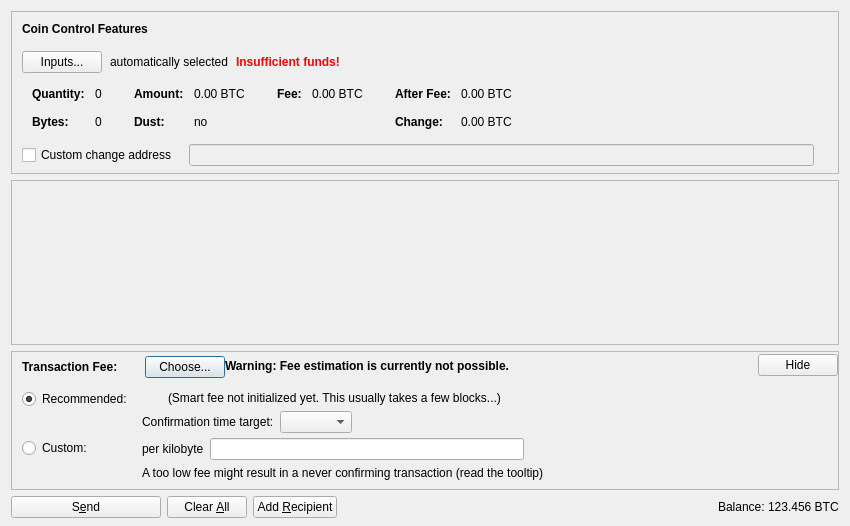
<?xml version="1.0" encoding="UTF-8"?>
<ui version="4.0">
 <class>SendCoinsDialog</class>
 <widget class="QDialog" name="SendCoinsDialog">
  <property name="geometry">
   <rect>
    <x>0</x>
    <y>0</y>
    <width>850</width>
    <height>526</height>
   </rect>
  </property>
  <property name="windowTitle">
   <string>Send Coins</string>
  </property>
  <layout class="QVBoxLayout" name="verticalLayout" stretch="0,1,0,0">
   <property name="bottomMargin">
    <number>8</number>
   </property>
   <item>
    <widget class="QFrame" name="frameCoinControl">
     <property name="sizePolicy">
      <sizepolicy hsizetype="Expanding" vsizetype="Expanding">
       <horstretch>0</horstretch>
       <verstretch>0</verstretch>
      </sizepolicy>
     </property>
     <property name="maximumSize">
      <size>
       <width>16777215</width>
       <height>16777215</height>
      </size>
     </property>
     <property name="frameShape">
      <enum>QFrame::StyledPanel</enum>
     </property>
     <property name="frameShadow">
      <enum>QFrame::Sunken</enum>
     </property>
     <layout class="QVBoxLayout" name="verticalLayoutCoinControl2">
      <property name="spacing">
       <number>0</number>
      </property>
      <property name="leftMargin">
       <number>0</number>
      </property>
      <property name="topMargin">
       <number>0</number>
      </property>
      <property name="rightMargin">
       <number>0</number>
      </property>
      <property name="bottomMargin">
       <number>6</number>
      </property>
      <item>
       <layout class="QVBoxLayout" name="verticalLayoutCoinControl" stretch="0,0,0,0,1">
        <property name="spacing">
         <number>0</number>
        </property>
        <property name="leftMargin">
         <number>10</number>
        </property>
        <property name="topMargin">
         <number>10</number>
        </property>
        <item>
         <layout class="QHBoxLayout" name="horizontalLayoutCoinControl1">
          <property name="bottomMargin">
           <number>15</number>
          </property>
          <item>
           <widget class="QLabel" name="labelCoinControlFeatures">
            <property name="sizePolicy">
             <sizepolicy hsizetype="Preferred" vsizetype="Maximum">
              <horstretch>0</horstretch>
              <verstretch>0</verstretch>
             </sizepolicy>
            </property>
            <property name="font">
             <font>
              <weight>75</weight>
              <bold>true</bold>
             </font>
            </property>
            <property name="styleSheet">
             <string notr="true">font-weight:bold;</string>
            </property>
            <property name="text">
             <string>Coin Control Features</string>
            </property>
           </widget>
          </item>
         </layout>
        </item>
        <item>
         <layout class="QHBoxLayout" name="horizontalLayoutCoinControl2" stretch="0,0,0,0">
          <property name="spacing">
           <number>8</number>
          </property>
          <property name="bottomMargin">
           <number>10</number>
          </property>
          <item>
           <widget class="QPushButton" name="pushButtonCoinControl">
            <property name="styleSheet">
             <string notr="true"/>
            </property>
            <property name="text">
             <string>Inputs...</string>
            </property>
            <property name="autoDefault">
             <bool>false</bool>
            </property>
           </widget>
          </item>
          <item>
           <widget class="QLabel" name="labelCoinControlAutomaticallySelected">
            <property name="text">
             <string>automatically selected</string>
            </property>
            <property name="margin">
             <number>5</number>
            </property>
           </widget>
          </item>
          <item>
           <widget class="QLabel" name="labelCoinControlInsuffFunds">
            <property name="font">
             <font>
              <weight>75</weight>
              <bold>true</bold>
             </font>
            </property>
            <property name="styleSheet">
             <string notr="true">color:red;font-weight:bold;</string>
            </property>
            <property name="text">
             <string>Insufficient funds!</string>
            </property>
            <property name="margin">
             <number>5</number>
            </property>
           </widget>
          </item>
          <item>
           <spacer name="horizontalSpacerCoinControl">
            <property name="orientation">
             <enum>Qt::Horizontal</enum>
            </property>
            <property name="sizeHint" stdset="0">
             <size>
              <width>40</width>
              <height>1</height>
             </size>
            </property>
           </spacer>
          </item>
         </layout>
        </item>
        <item>
         <widget class="QWidget" name="widgetCoinControl" native="true">
          <property name="sizePolicy">
           <sizepolicy hsizetype="Preferred" vsizetype="Preferred">
            <horstretch>0</horstretch>
            <verstretch>0</verstretch>
           </sizepolicy>
          </property>
          <property name="minimumSize">
           <size>
            <width>0</width>
            <height>0</height>
           </size>
          </property>
          <property name="styleSheet">
           <string notr="true"/>
          </property>
          <layout class="QHBoxLayout" name="horizontalLayoutCoinControl5">
           <property name="leftMargin">
            <number>0</number>
           </property>
           <property name="topMargin">
            <number>0</number>
           </property>
           <property name="rightMargin">
            <number>0</number>
           </property>
           <property name="bottomMargin">
            <number>0</number>
           </property>
           <item>
            <layout class="QHBoxLayout" name="horizontalLayoutCoinControl3" stretch="0,0,0,1">
             <property name="spacing">
              <number>20</number>
             </property>
             <property name="topMargin">
              <number>0</number>
             </property>
             <property name="bottomMargin">
              <number>10</number>
             </property>
             <item>
              <layout class="QFormLayout" name="formLayoutCoinControl1">
               <property name="horizontalSpacing">
                <number>10</number>
               </property>
               <property name="verticalSpacing">
                <number>14</number>
               </property>
               <property name="leftMargin">
                <number>10</number>
               </property>
               <property name="topMargin">
                <number>4</number>
               </property>
               <property name="rightMargin">
                <number>6</number>
               </property>
               <item row="0" column="0">
                <widget class="QLabel" name="labelCoinControlQuantityText">
                 <property name="font">
                  <font>
                   <weight>75</weight>
                   <bold>true</bold>
                  </font>
                 </property>
                 <property name="text">
                  <string>Quantity:</string>
                 </property>
                 <property name="margin">
                  <number>0</number>
                 </property>
                </widget>
               </item>
               <item row="0" column="1">
                <widget class="QLabel" name="labelCoinControlQuantity">
                 <property name="cursor">
                  <cursorShape>IBeamCursor</cursorShape>
                 </property>
                 <property name="contextMenuPolicy">
                  <enum>Qt::ActionsContextMenu</enum>
                 </property>
                 <property name="text">
                  <string notr="true">0</string>
                 </property>
                 <property name="margin">
                  <number>0</number>
                 </property>
                 <property name="textInteractionFlags">
                  <set>Qt::LinksAccessibleByMouse|Qt::TextSelectableByKeyboard|Qt::TextSelectableByMouse</set>
                 </property>
                </widget>
               </item>
               <item row="1" column="0">
                <widget class="QLabel" name="labelCoinControlBytesText">
                 <property name="font">
                  <font>
                   <weight>75</weight>
                   <bold>true</bold>
                  </font>
                 </property>
                 <property name="text">
                  <string>Bytes:</string>
                 </property>
                </widget>
               </item>
               <item row="1" column="1">
                <widget class="QLabel" name="labelCoinControlBytes">
                 <property name="cursor">
                  <cursorShape>IBeamCursor</cursorShape>
                 </property>
                 <property name="contextMenuPolicy">
                  <enum>Qt::ActionsContextMenu</enum>
                 </property>
                 <property name="text">
                  <string notr="true">0</string>
                 </property>
                 <property name="textInteractionFlags">
                  <set>Qt::LinksAccessibleByMouse|Qt::TextSelectableByKeyboard|Qt::TextSelectableByMouse</set>
                 </property>
                </widget>
               </item>
              </layout>
             </item>
             <item>
              <layout class="QFormLayout" name="formLayoutCoinControl2">
               <property name="horizontalSpacing">
                <number>10</number>
               </property>
               <property name="verticalSpacing">
                <number>14</number>
               </property>
               <property name="leftMargin">
                <number>6</number>
               </property>
               <property name="topMargin">
                <number>4</number>
               </property>
               <property name="rightMargin">
                <number>6</number>
               </property>
               <item row="0" column="0">
                <widget class="QLabel" name="labelCoinControlAmountText">
                 <property name="font">
                  <font>
                   <weight>75</weight>
                   <bold>true</bold>
                  </font>
                 </property>
                 <property name="text">
                  <string>Amount:</string>
                 </property>
                 <property name="margin">
                  <number>0</number>
                 </property>
                </widget>
               </item>
               <item row="0" column="1">
                <widget class="QLabel" name="labelCoinControlAmount">
                 <property name="cursor">
                  <cursorShape>IBeamCursor</cursorShape>
                 </property>
                 <property name="contextMenuPolicy">
                  <enum>Qt::ActionsContextMenu</enum>
                 </property>
                 <property name="text">
                  <string notr="true">0.00 BTC</string>
                 </property>
                 <property name="textInteractionFlags">
                  <set>Qt::LinksAccessibleByMouse|Qt::TextSelectableByKeyboard|Qt::TextSelectableByMouse</set>
                 </property>
                </widget>
               </item>
               <item row="1" column="0">
                <widget class="QLabel" name="labelCoinControlLowOutputText">
                 <property name="font">
                  <font>
                   <weight>75</weight>
                   <bold>true</bold>
                  </font>
                 </property>
                 <property name="text">
                  <string>Dust:</string>
                 </property>
                </widget>
               </item>
               <item row="1" column="1">
                <widget class="QLabel" name="labelCoinControlLowOutput">
                 <property name="cursor">
                  <cursorShape>IBeamCursor</cursorShape>
                 </property>
                 <property name="contextMenuPolicy">
                  <enum>Qt::ActionsContextMenu</enum>
                 </property>
                 <property name="text">
                  <string notr="true">no</string>
                 </property>
                 <property name="textInteractionFlags">
                  <set>Qt::LinksAccessibleByMouse|Qt::TextSelectableByKeyboard|Qt::TextSelectableByMouse</set>
                 </property>
                </widget>
               </item>
              </layout>
             </item>
             <item>
              <layout class="QFormLayout" name="formLayoutCoinControl3">
               <property name="horizontalSpacing">
                <number>10</number>
               </property>
               <property name="verticalSpacing">
                <number>14</number>
               </property>
               <property name="leftMargin">
                <number>6</number>
               </property>
               <property name="topMargin">
                <number>4</number>
               </property>
               <property name="rightMargin">
                <number>6</number>
               </property>
               <item row="0" column="0">
                <widget class="QLabel" name="labelCoinControlFeeText">
                 <property name="font">
                  <font>
                   <weight>75</weight>
                   <bold>true</bold>
                  </font>
                 </property>
                 <property name="text">
                  <string>Fee:</string>
                 </property>
                 <property name="margin">
                  <number>0</number>
                 </property>
                </widget>
               </item>
               <item row="0" column="1">
                <widget class="QLabel" name="labelCoinControlFee">
                 <property name="cursor">
                  <cursorShape>IBeamCursor</cursorShape>
                 </property>
                 <property name="contextMenuPolicy">
                  <enum>Qt::ActionsContextMenu</enum>
                 </property>
                 <property name="text">
                  <string notr="true">0.00 BTC</string>
                 </property>
                 <property name="textInteractionFlags">
                  <set>Qt::LinksAccessibleByMouse|Qt::TextSelectableByKeyboard|Qt::TextSelectableByMouse</set>
                 </property>
                </widget>
               </item>
              </layout>
             </item>
             <item>
              <layout class="QFormLayout" name="formLayoutCoinControl4">
               <property name="horizontalSpacing">
                <number>10</number>
               </property>
               <property name="verticalSpacing">
                <number>14</number>
               </property>
               <property name="leftMargin">
                <number>6</number>
               </property>
               <property name="topMargin">
                <number>4</number>
               </property>
               <property name="rightMargin">
                <number>6</number>
               </property>
               <item row="0" column="0">
                <widget class="QLabel" name="labelCoinControlAfterFeeText">
                 <property name="font">
                  <font>
                   <weight>75</weight>
                   <bold>true</bold>
                  </font>
                 </property>
                 <property name="text">
                  <string>After Fee:</string>
                 </property>
                 <property name="margin">
                  <number>0</number>
                 </property>
                </widget>
               </item>
               <item row="0" column="1">
                <widget class="QLabel" name="labelCoinControlAfterFee">
                 <property name="cursor">
                  <cursorShape>IBeamCursor</cursorShape>
                 </property>
                 <property name="contextMenuPolicy">
                  <enum>Qt::ActionsContextMenu</enum>
                 </property>
                 <property name="text">
                  <string notr="true">0.00 BTC</string>
                 </property>
                 <property name="textInteractionFlags">
                  <set>Qt::LinksAccessibleByMouse|Qt::TextSelectableByKeyboard|Qt::TextSelectableByMouse</set>
                 </property>
                </widget>
               </item>
               <item row="1" column="0">
                <widget class="QLabel" name="labelCoinControlChangeText">
                 <property name="font">
                  <font>
                   <weight>75</weight>
                   <bold>true</bold>
                  </font>
                 </property>
                 <property name="text">
                  <string>Change:</string>
                 </property>
                </widget>
               </item>
               <item row="1" column="1">
                <widget class="QLabel" name="labelCoinControlChange">
                 <property name="cursor">
                  <cursorShape>IBeamCursor</cursorShape>
                 </property>
                 <property name="contextMenuPolicy">
                  <enum>Qt::ActionsContextMenu</enum>
                 </property>
                 <property name="text">
                  <string notr="true">0.00 BTC</string>
                 </property>
                 <property name="textInteractionFlags">
                  <set>Qt::LinksAccessibleByMouse|Qt::TextSelectableByKeyboard|Qt::TextSelectableByMouse</set>
                 </property>
                </widget>
               </item>
              </layout>
             </item>
            </layout>
           </item>
          </layout>
         </widget>
        </item>
        <item>
         <layout class="QHBoxLayout" name="horizontalLayoutCoinControl4" stretch="0,0,0">
          <property name="spacing">
           <number>12</number>
          </property>
          <property name="sizeConstraint">
           <enum>QLayout::SetDefaultConstraint</enum>
          </property>
          <property name="topMargin">
           <number>5</number>
          </property>
          <property name="rightMargin">
           <number>5</number>
          </property>
          <item>
           <widget class="QCheckBox" name="checkBoxCoinControlChange">
            <property name="toolTip">
             <string>If this is activated, but the change address is empty or invalid, change will be sent to a newly generated address.</string>
            </property>
            <property name="text">
             <string>Custom change address</string>
            </property>
           </widget>
          </item>
          <item>
           <widget class="QValidatedLineEdit" name="lineEditCoinControlChange">
            <property name="enabled">
             <bool>false</bool>
            </property>
            <property name="sizePolicy">
             <sizepolicy hsizetype="Expanding" vsizetype="Fixed">
              <horstretch>0</horstretch>
              <verstretch>0</verstretch>
             </sizepolicy>
            </property>
           </widget>
          </item>
          <item>
           <widget class="QLabel" name="labelCoinControlChangeLabel">
            <property name="sizePolicy">
             <sizepolicy hsizetype="Preferred" vsizetype="Expanding">
              <horstretch>0</horstretch>
              <verstretch>0</verstretch>
             </sizepolicy>
            </property>
            <property name="minimumSize">
             <size>
              <width>0</width>
              <height>0</height>
             </size>
            </property>
            <property name="text">
             <string/>
            </property>
            <property name="margin">
             <number>3</number>
            </property>
           </widget>
          </item>
         </layout>
        </item>
        <item>
         <spacer name="verticalSpacerCoinControl">
          <property name="orientation">
           <enum>Qt::Vertical</enum>
          </property>
          <property name="sizeHint" stdset="0">
           <size>
            <width>800</width>
            <height>1</height>
           </size>
          </property>
         </spacer>
        </item>
       </layout>
      </item>
     </layout>
    </widget>
   </item>
   <item>
    <widget class="QScrollArea" name="scrollArea">
     <property name="widgetResizable">
      <bool>true</bool>
     </property>
     <widget class="QWidget" name="scrollAreaWidgetContents">
      <property name="geometry">
       <rect>
        <x>0</x>
        <y>0</y>
        <width>830</width>
        <height>104</height>
       </rect>
      </property>
      <layout class="QVBoxLayout" name="verticalLayout_2" stretch="0,1">
       <property name="leftMargin">
        <number>0</number>
       </property>
       <property name="topMargin">
        <number>0</number>
       </property>
       <property name="rightMargin">
        <number>0</number>
       </property>
       <property name="bottomMargin">
        <number>0</number>
       </property>
       <item>
        <layout class="QVBoxLayout" name="entries">
         <property name="spacing">
          <number>6</number>
         </property>
        </layout>
       </item>
       <item>
        <spacer name="verticalSpacer">
         <property name="orientation">
          <enum>Qt::Vertical</enum>
         </property>
         <property name="sizeHint" stdset="0">
          <size>
           <width>20</width>
           <height>40</height>
          </size>
         </property>
        </spacer>
       </item>
      </layout>
     </widget>
    </widget>
   </item>
   <item>
    <widget class="QFrame" name="frameFee">
     <property name="sizePolicy">
      <sizepolicy hsizetype="Expanding" vsizetype="Expanding">
       <horstretch>0</horstretch>
       <verstretch>0</verstretch>
      </sizepolicy>
     </property>
     <property name="maximumSize">
      <size>
       <width>16777215</width>
       <height>16777215</height>
      </size>
     </property>
     <property name="frameShape">
      <enum>QFrame::StyledPanel</enum>
     </property>
     <property name="frameShadow">
      <enum>QFrame::Sunken</enum>
     </property>
     <layout class="QVBoxLayout" name="verticalLayoutFee1">
      <property name="spacing">
       <number>0</number>
      </property>
      <property name="leftMargin">
       <number>0</number>
      </property>
      <property name="topMargin">
       <number>0</number>
      </property>
      <property name="rightMargin">
       <number>0</number>
      </property>
      <property name="bottomMargin">
       <number>0</number>
      </property>
      <item>
       <layout class="QVBoxLayout" name="verticalLayoutFee2" stretch="0,0,0">
        <property name="spacing">
         <number>0</number>
        </property>
        <property name="leftMargin">
         <number>10</number>
        </property>
        <property name="topMargin">
         <number>0</number>
        </property>
        <item>
         <layout class="QHBoxLayout" name="horizontalLayoutFee1">
          <property name="bottomMargin">
           <number>0</number>
          </property>
          <item>
           <layout class="QVBoxLayout" name="verticalLayoutFee7">
            <property name="spacing">
             <number>0</number>
            </property>
            <item>
             <spacer name="verticalSpacerSmartFee">
              <property name="orientation">
               <enum>Qt::Vertical</enum>
              </property>
              <property name="sizeType">
               <enum>QSizePolicy::Fixed</enum>
              </property>
              <property name="sizeHint" stdset="0">
               <size>
                <width>1</width>
                <height>4</height>
               </size>
              </property>
             </spacer>
            </item>
            <item>
             <layout class="QHBoxLayout" name="horizontalLayoutSmartFee">
              <property name="spacing">
               <number>10</number>
              </property>
              <item>
               <widget class="QLabel" name="labelFeeHeadline">
                <property name="sizePolicy">
                 <sizepolicy hsizetype="Preferred" vsizetype="Maximum">
                  <horstretch>0</horstretch>
                  <verstretch>0</verstretch>
                 </sizepolicy>
                </property>
                <property name="font">
                 <font>
                  <weight>75</weight>
                  <bold>true</bold>
                 </font>
                </property>
                <property name="styleSheet">
                 <string notr="true">font-weight:bold;</string>
                </property>
                <property name="text">
                 <string>Transaction Fee:</string>
                </property>
               </widget>
              </item>
              <item>
               <widget class="QLabel" name="labelFeeMinimized">
                <property name="text">
                 <string/>
                </property>
               </widget>
              </item>
              <item>
               <widget class="QPushButton" name="buttonChooseFee">
                <property name="text">
                 <string>Choose...</string>
                </property>
               </widget>
              </item>
             </layout>
            </item>
            <item>
             <spacer name="verticalSpacer_5">
              <property name="orientation">
               <enum>Qt::Vertical</enum>
              </property>
              <property name="sizeHint" stdset="0">
               <size>
                <width>1</width>
                <height>1</height>
               </size>
              </property>
             </spacer>
            </item>
           </layout>
          </item>
          <item>
           <widget class="QLabel" name="fallbackFeeWarningLabel">
            <property name="toolTip">
             <string>Using the fallbackfee can result in sending a transaction that will take several hours or days (or never) to confirm. Consider choosing your fee manually or wait until you have validated the complete chain.</string>
            </property>
            <property name="font">
            <font>
                <weight>75</weight>
                <bold>true</bold>
            </font>
            </property>
            <property name="text">
             <string>Warning: Fee estimation is currently not possible.</string>
            </property>
            <property name="wordWrap">
             <bool>false</bool>
            </property>
           </widget>
          </item>
          <item>
           <spacer name="horizontalSpacer_4">
            <property name="orientation">
             <enum>Qt::Horizontal</enum>
            </property>
            <property name="sizeType">
             <enum>QSizePolicy::MinimumExpanding</enum>
            </property>
            <property name="sizeHint" stdset="0">
             <size>
              <width>40</width>
              <height>20</height>
             </size>
            </property>
           </spacer>
          </item>
          <item>
           <widget class="QPushButton" name="buttonMinimizeFee">
            <property name="toolTip">
             <string>Hide transaction fee settings</string>
            </property>
            <property name="text">
             <string>Hide</string>
            </property>
           </widget>
          </item>
         </layout>
        </item>
        <item>
         <widget class="QFrame" name="frameFeeSelection">
          <layout class="QVBoxLayout" name="verticalLayoutFee12">
           <property name="spacing">
            <number>0</number>
           </property>
           <property name="leftMargin">
            <number>0</number>
           </property>
           <property name="topMargin">
            <number>0</number>
           </property>
           <property name="rightMargin">
            <number>0</number>
           </property>
           <property name="bottomMargin">
            <number>0</number>
           </property>
           <item>
            <layout class="QGridLayout" name="gridLayoutFee">
             <property name="topMargin">
              <number>10</number>
             </property>
             <property name="bottomMargin">
              <number>4</number>
             </property>
             <property name="horizontalSpacing">
              <number>10</number>
             </property>
             <property name="verticalSpacing">
              <number>4</number>
             </property>
             <item row="1" column="1">
              <layout class="QVBoxLayout" name="verticalLayoutFee8">
               <property name="spacing">
                <number>6</number>
               </property>
               <item>
                <layout class="QHBoxLayout" name="horizontalLayoutFee13">
                 <item>
                  <widget class="QLabel" name="labelCustomPerKilobyte">
                   <property name="toolTip">
                    <string>Specify a custom fee per kB (1,000 bytes) of the transaction's virtual size.

Note:  Since the fee is calculated on a per-byte basis, a fee of "100 satoshis per kB" for a transaction size of 500 bytes (half of 1 kB) would ultimately yield a fee of only 50 satoshis.</string>
                   </property>
                   <property name="text">
                    <string>per kilobyte</string>
                   </property>
                  </widget>
                 </item>
                 <item>
                  <widget class="BitcoinAmountField" name="customFee"/>
                 </item>
                 <item>
                  <spacer name="horizontalSpacer_6">
                   <property name="orientation">
                    <enum>Qt::Horizontal</enum>
                   </property>
                   <property name="sizeHint" stdset="0">
                    <size>
                     <width>1</width>
                     <height>1</height>
                    </size>
                   </property>
                  </spacer>
                 </item>
                </layout>
               </item>
               <item>
                <layout class="QHBoxLayout" name="horizontalLayoutFee8">
                 <item>
                  <widget class="QLabel" name="labelCustomFeeWarning">
                   <property name="enabled">
                    <bool>true</bool>
                   </property>
                   <property name="toolTip">
                    <string>When there is less transaction volume than space in the blocks, miners as well as relaying nodes may enforce a minimum fee. Paying only this minimum fee is just fine, but be aware that this can result in a never confirming transaction once there is more demand for bitcoin transactions than the network can process.</string>
                   </property>
                   <property name="text">
                    <string>A too low fee might result in a never confirming transaction (read the tooltip)</string>
                   </property>
                  </widget>
                 </item>
                 <item>
                  <spacer name="horizontalSpacer_2">
                   <property name="orientation">
                    <enum>Qt::Horizontal</enum>
                   </property>
                   <property name="sizeHint" stdset="0">
                    <size>
                     <width>1</width>
                     <height>1</height>
                    </size>
                   </property>
                  </spacer>
                 </item>
                </layout>
               </item>
              </layout>
             </item>
             <item row="0" column="0">
              <layout class="QVBoxLayout" name="verticalLayoutFee4" stretch="0,1">
               <item>
                <widget class="QRadioButton" name="radioSmartFee">
                 <property name="text">
                  <string>Recommended:</string>
                 </property>
                 <property name="checked">
                  <bool>true</bool>
                 </property>
                 <attribute name="buttonGroup">
                  <string notr="true">groupFee</string>
                 </attribute>
                </widget>
               </item>
               <item>
                <spacer name="verticalSpacer_2">
                 <property name="orientation">
                  <enum>Qt::Vertical</enum>
                 </property>
                 <property name="sizeHint" stdset="0">
                  <size>
                   <width>1</width>
                   <height>1</height>
                  </size>
                 </property>
                </spacer>
               </item>
              </layout>
             </item>
             <item row="1" column="0">
              <layout class="QVBoxLayout" name="verticalLayoutFee9" stretch="0,1">
               <item>
                <widget class="QRadioButton" name="radioCustomFee">
                 <property name="text">
                  <string>Custom:</string>
                 </property>
                 <attribute name="buttonGroup">
                  <string notr="true">groupFee</string>
                 </attribute>
                </widget>
               </item>
               <item>
                <spacer name="verticalSpacer_6">
                 <property name="orientation">
                  <enum>Qt::Vertical</enum>
                 </property>
                 <property name="sizeHint" stdset="0">
                  <size>
                   <width>1</width>
                   <height>1</height>
                  </size>
                 </property>
                </spacer>
               </item>
              </layout>
             </item>
             <item row="0" column="1">
              <layout class="QVBoxLayout" name="verticalLayoutFee3" stretch="0,0,1">
               <property name="spacing">
                <number>6</number>
               </property>
               <property name="topMargin">
                <number>2</number>
               </property>
               <item>
                <layout class="QHBoxLayout" name="horizontalLayoutFee12">
                 <item>
                  <widget class="QLabel" name="labelSmartFee">
                   <property name="text">
                    <string/>
                   </property>
                  </widget>
                 </item>
                 <item>
                  <widget class="QLabel" name="labelFeeEstimation">
                   <property name="text">
                    <string/>
                   </property>
                  </widget>
                 </item>
                 <item>
                  <widget class="QLabel" name="labelSmartFee2">
                   <property name="text">
                    <string>(Smart fee not initialized yet. This usually takes a few blocks...)</string>
                   </property>
                  </widget>
                 </item>
                 <item>
                  <spacer name="horizontalSpacer_5">
                   <property name="orientation">
                    <enum>Qt::Horizontal</enum>
                   </property>
                   <property name="sizeHint" stdset="0">
                    <size>
                     <width>1</width>
                     <height>1</height>
                    </size>
                   </property>
                  </spacer>
                 </item>
                </layout>
               </item>
               <item>
                <layout class="QHBoxLayout" name="horizontalLayoutFee9">
                 <item>
                  <layout class="QVBoxLayout" name="verticalLayoutFee6">
                   <item>
                    <widget class="QLabel" name="labelSmartFee3">
                     <property name="text">
                      <string>Confirmation time target:</string>
                     </property>
                    </widget>
                   </item>
                  </layout>
                 </item>
                 <item>
                  <layout class="QVBoxLayout" name="verticalLayoutFee5">
                   <property name="rightMargin">
                    <number>30</number>
                   </property>
                   <item>
                    <layout class="QHBoxLayout" name="horizontalLayoutConfTarget">
                     <property name="bottomMargin">
                      <number>0</number>
                     </property>
                     <item>
                      <widget class="QComboBox" name="confTargetSelector"/>
                     </item>
                     <item>
                      <spacer name="horizontalSpacerConfTarget">
                       <property name="orientation">
                        <enum>Qt::Horizontal</enum>
                       </property>
                       <property name="sizeHint" stdset="0">
                        <size>
                         <width>40</width>
                         <height>20</height>
                        </size>
                       </property>
                      </spacer>
                     </item>
                    </layout>
                   </item>
                  </layout>
                 </item>
                </layout>
               </item>
               <item>
                <spacer name="verticalSpacer_4">
                 <property name="orientation">
                  <enum>Qt::Vertical</enum>
                 </property>
                 <property name="sizeHint" stdset="0">
                  <size>
                   <width>1</width>
                   <height>1</height>
                  </size>
                 </property>
                </spacer>
               </item>
              </layout>
             </item>
            </layout>
           </item>
          </layout>
         </widget>
        </item>
        <item>
         <spacer name="verticalSpacerFee">
          <property name="orientation">
           <enum>Qt::Vertical</enum>
          </property>
          <property name="sizeHint" stdset="0">
           <size>
            <width>40</width>
            <height>5</height>
           </size>
          </property>
         </spacer>
        </item>
       </layout>
      </item>
     </layout>
    </widget>
   </item>
   <item>
    <layout class="QHBoxLayout" name="horizontalLayout">
     <item>
      <widget class="QPushButton" name="sendButton">
       <property name="minimumSize">
        <size>
         <width>150</width>
         <height>0</height>
        </size>
       </property>
       <property name="toolTip">
        <string>Confirm the send action</string>
       </property>
       <property name="text">
        <string>S&amp;end</string>
       </property>
       <property name="icon">
        <iconset resource="../bitcoin.qrc">
         <normaloff>:/icons/send</normaloff>:/icons/send</iconset>
       </property>
       <property name="autoDefault">
        <bool>false</bool>
       </property>
       <property name="default">
        <bool>false</bool>
       </property>
      </widget>
     </item>
     <item>
      <widget class="QPushButton" name="clearButton">
       <property name="sizePolicy">
        <sizepolicy hsizetype="Minimum" vsizetype="Fixed">
         <horstretch>0</horstretch>
         <verstretch>0</verstretch>
        </sizepolicy>
       </property>
       <property name="toolTip">
        <string>Clear all fields of the form.</string>
       </property>
       <property name="text">
        <string>Clear &amp;All</string>
       </property>
       <property name="icon">
        <iconset resource="../bitcoin.qrc">
         <normaloff>:/icons/remove</normaloff>:/icons/remove</iconset>
       </property>
       <property name="autoDefault">
        <bool>false</bool>
       </property>
      </widget>
     </item>
     <item>
      <widget class="QPushButton" name="addButton">
       <property name="toolTip">
        <string>Send to multiple recipients at once</string>
       </property>
       <property name="text">
        <string>Add &amp;Recipient</string>
       </property>
       <property name="icon">
        <iconset resource="../bitcoin.qrc">
         <normaloff>:/icons/add</normaloff>:/icons/add</iconset>
       </property>
       <property name="autoDefault">
        <bool>false</bool>
       </property>
      </widget>
     </item>
     <item>
      <spacer name="horizontalSpacer">
       <property name="orientation">
        <enum>Qt::Horizontal</enum>
       </property>
       <property name="sizeHint" stdset="0">
        <size>
         <width>40</width>
         <height>20</height>
        </size>
       </property>
      </spacer>
     </item>
     <item>
      <layout class="QHBoxLayout" name="horizontalLayout_2">
       <property name="spacing">
        <number>3</number>
       </property>
       <item>
        <widget class="QLabel" name="labelBalanceName">
         <property name="sizePolicy">
          <sizepolicy hsizetype="Preferred" vsizetype="Fixed">
           <horstretch>0</horstretch>
           <verstretch>0</verstretch>
          </sizepolicy>
         </property>
         <property name="text">
          <string>Balance:</string>
         </property>
        </widget>
       </item>
       <item>
        <widget class="QLabel" name="labelBalance">
         <property name="sizePolicy">
          <sizepolicy hsizetype="Preferred" vsizetype="Fixed">
           <horstretch>0</horstretch>
           <verstretch>0</verstretch>
          </sizepolicy>
         </property>
         <property name="cursor">
          <cursorShape>IBeamCursor</cursorShape>
         </property>
         <property name="text">
          <string notr="true">123.456 BTC</string>
         </property>
         <property name="textInteractionFlags">
          <set>Qt::LinksAccessibleByMouse|Qt::TextSelectableByKeyboard|Qt::TextSelectableByMouse</set>
         </property>
        </widget>
       </item>
      </layout>
     </item>
    </layout>
   </item>
  </layout>
 </widget>
 <customwidgets>
  <customwidget>
   <class>QValidatedLineEdit</class>
   <extends>QLineEdit</extends>
   <header>qt/qvalidatedlineedit.h</header>
  </customwidget>
  <customwidget>
   <class>BitcoinAmountField</class>
   <extends>QLineEdit</extends>
   <header>qt/bitcoinamountfield.h</header>
   <container>1</container>
  </customwidget>
 </customwidgets>
 <resources>
  <include location="../bitcoin.qrc"/>
 </resources>
 <connections/>
 <buttongroups>
  <buttongroup name="groupFee"/>
 </buttongroups>
</ui>
